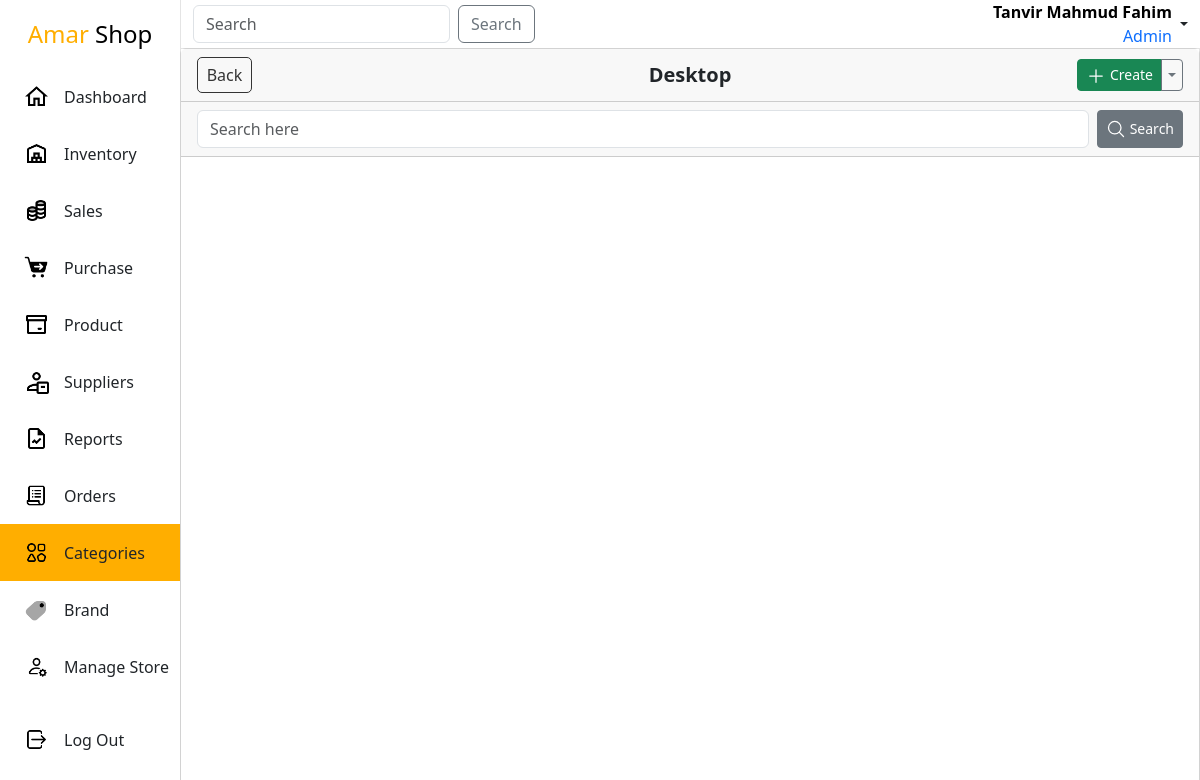
The app's page /admin-panel/category/Desktop/ (signed in), older data.
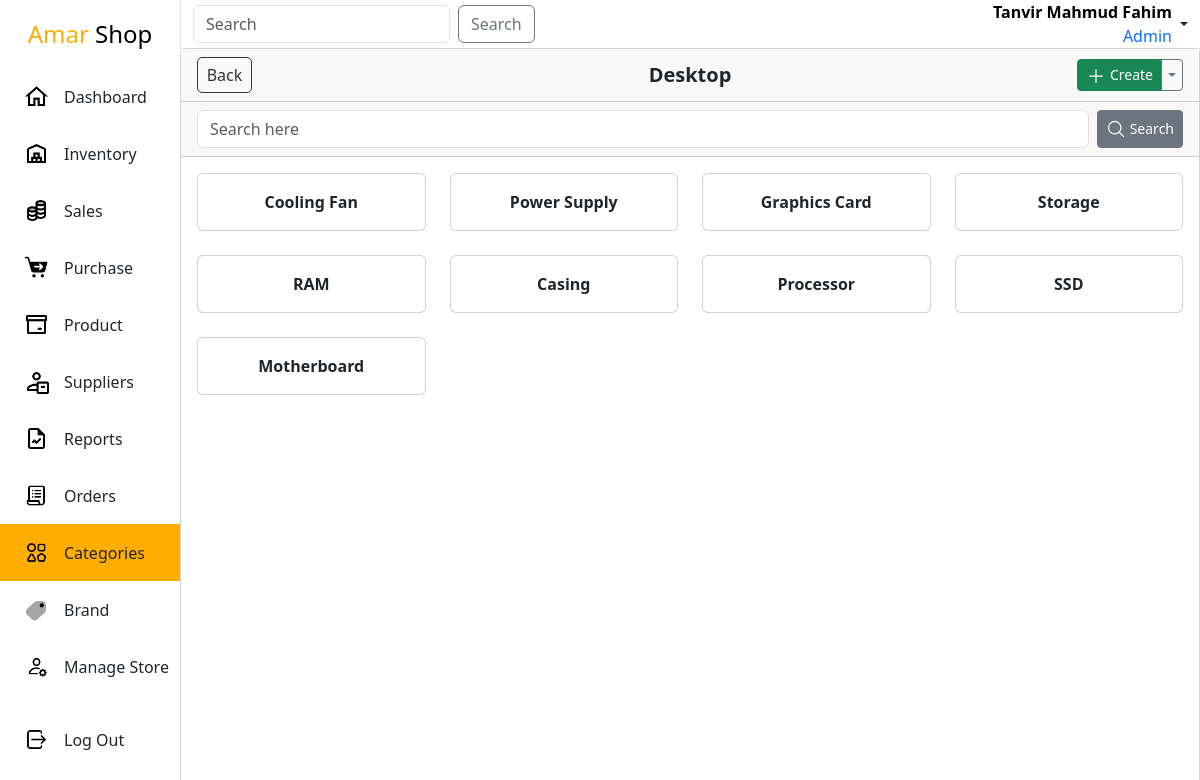
The same page, newer data.
### app/models.py (models this page shows, shortened)
class User(AbstractBaseUser, PermissionsMixin):
    email = models.EmailField(max_length=255, unique=True)
    first_name = models.CharField(max_length=255)
    last_name = models.CharField(max_length=255, blank=True, null=True)
    is_active = models.BooleanField(default=True)
    is_staff = models.BooleanField(default=False)
    profile_pic = models.ImageField(upload_to=profile_image_path, null=True, blank=True)
    objects = UserManager()
    USERNAME_FIELD = 'email'
    REQUIRED_FIELDS = ['first_name', 'last_name']

class Categories(models.Model):
    category = models.CharField(max_length=255, unique=True)
    class Meta:
        ordering = ['-id']

class SubCategory(models.Model):
    name = models.CharField(max_length=255)
    category = models.ForeignKey(Categories, on_delete=models.CASCADE)
    class Meta:
        ordering = ['-id']
    def __str__(self):
        return self.name

### app/views.py (the view, shortened to what this page needs)
# urls.py: path('category/<str:pk>/',SubcategoryView.as_view(),name='sub-categories'),
class SubcategoryView(SuperuserRequiredMixin,CreateView):
    model = SubCategory
    form_class = SubCategoryForm
    context_object_name = 'subcategories'
    template_name = 'inventory/category/subcategory.html'
    def get_context_data(self, **kwargs):
        context = super().get_context_data(**kwargs)
        category = self.kwargs.get('pk',None)
        category_instance = Categories.objects.filter(category=category).first()
        subcategories = self.model.objects.filter(category = category_instance)
        search_query = self.request.GET.get('q', None)
        if search_query:
            subcategories = subcategories.filter(name__icontains=search_query)
        context['category'] = category
        context['subcategories'] = subcategories
        return context

### app/forms.py
class SubCategoryForm(forms.ModelForm):
    class Meta:
        model = SubCategory
        fields = ['name']

### app/views.py (called while the page is built)
    def test_func(self):
        if self.request.user.is_superuser:
            return self.request.user.is_superuser
        if self.request.user.is_staff:
            return self.request.user.is_staff

### templates/inventory/category/subcategory.html (shortened to what this page needs)
{% extends "Layout.html" %}
{% load static %}
{%block link%}
    <link rel="stylesheet" href="{%static 'css/inventory.css'%}">
{%endblock link%}
{%block main%}
<div class="inventory">
    <div class="card height-100">
        <div class="sticky-top bg-white">
            <div class="card-header d-flex justify-content-between align-items-center position-relative">
                <a href="{%url 'category-list'%}" class="btn-back btn-sm">Back</a>
                <div class="fs-5 fw-bold position-absolute top-50 start-50 translate-middle">{{category}}</div>
                <div class="btn-group">
                    <button class="btn btn-success btn-sm" type="button" data-bs-toggle="modal" data-bs-target="#exampleModal">
                        <svg xmlns="http://www.w3.org/2000/svg" fill="none" viewBox="0 0 24 24" stroke-width="1.5" stroke="currentColor" height="20px" width="20px">
                            <path stroke-linecap="round" stroke-linejoin="round" d="M12 4.5v15m7.5-7.5h-15" />
                        </svg>
                        Create
                    </button>
                    <button type="button" class="btn btn-sm btn-outline-secondary dropdown-toggle dropdown-toggle-split" data-bs-toggle="dropdown" aria-expanded="false">
                    </button>
                </div>
            </div>
            <div class="card-header">
                <div>
                    <form method="get" action="{%url 'sub-categories' category%}" class="d-flex">
                        <input class="form-control" type="text" name="q" placeholder="Search here">
                        <button class="btn btn-sm btn-secondary d-flex align-items-center ms-2" type="submit">
                            <svg xmlns="http://www.w3.org/2000/svg" fill="none" viewBox="0 0 24 24" stroke-width="1.5" stroke="currentColor" heigth="20px" width="20px">
                                <path stroke-linecap="round" stroke-linejoin="round" d="m21 21-5.197-5.197m0 0A7.5 7.5 0 1 0 5.196 5.196a7.5 7.5 0 0 0 10.607 10.607Z" />
                            </svg>
                            <div class="ms-1">Search</div>
                        </button>
                    </form>
                </div>
            </div>
        </div>
        <div class="card-body overflow-scroll">
            <div class="row">
                {% for subcategory in subcategories %}
                <a href="#" class="col-3 mb-4">
                    <div class="card m-0">
                        <div class="card-body">
                            <div class="text-center fw-bold">{{ subcategory }}</div>
                        </div>
                    </div>
                </a>
                {% endfor %}
            </div>
        </div>
    </div>
</div>
{%endblock main%}

### templates/Layout.html (shortened to what this page needs)
<!DOCTYPE html>
{% load static %}
<html lang="en">
<head>
    {% load bootstrap5 %}
    {% bootstrap_css %}
    {%block link%}{%endblock link%}
    <link rel="stylesheet" href="{% static 'css/layout.css'%}">
</head>
<body>
    <div class="mother-div">
        <div class="sidebar">
            <div class="upper">
                <div class="branding">
                    <a href="{%url 'dashboard'%}">
                        <span class="gedget">Amar</span> Shop
                    </a>
                </div>
                <ul class="navList">
                    <li class="navItem">
                        <a href="{%url 'dashboard'%}">
                            <img src="{%static 'icons/nav/home.png'%}" width="25" alt="Dashboard"/>
                            <div class="navtitle">Dashboard</div>
                        </a>
                    </li>
                    <li class="navItem">
                        <a href="{%url 'inventory-list'%}" >
                            <img src="{%static 'icons/nav/inventory.png'%}" width="25" alt="Inventory"/>
                            <div class="navtitle">Inventory</div>
                        </a>
                    </li>
                    <li class="navItem">
                        <a href="{%url 'sales-list'%}" >
                            <img src="{%static 'icons/nav/sales.png'%}" width="25" alt="Inventory"/>
                            <div class="navtitle">Sales</div>
                        </a>
                    </li>
                    <li class="navItem">
                        <a href="{%url 'purchase-list'%}" >
                            <img src="{%static 'icons/nav/purchase.png'%}" width="25" alt="Inventory"/>
                            <div class="navtitle">Purchase</div>
                        </a>
                    </li>
                    <li class="navItem">
                        <a href="{%url 'product-list'%}">
                            <img src="{%static 'icons/nav/product.png'%}" width="25" alt="Orders"/>
                            <div class="navtitle">Product</div>
                        </a>
                    </li>
                    <li class="navItem">
                        <a href="{%url 'supplier-list'%}">
                            <img src="{%static 'icons/nav/suppliers.png'%}" width="25" alt="Suppliers"/>
                            <div class="navtitle">Suppliers</div>
                        </a>
                    </li>
                    <li class="navItem">
                        <a href="{%url 'reports'%}">
                            <img src="{%static 'icons/nav/reports.png'%}" width="25" alt="Reports"/>
                            <div class="navtitle">Reports</div>
                        </a>
                    </li>
                    <li class="navItem">
                        <a href="{%url 'orders'%}">
                            <img src="{%static 'icons/nav/orders.png'%}" width="25" alt="Orders"/>
                            <div class="navtitle">Orders</div>
                        </a>
                    </li>
                    <li class="navItem">
                        <a href="{%url 'category-list'%}">
                            <img src="{%static 'icons/nav/category.png'%}" width="25" alt="Orders"/>
                            <div class="navtitle">Categories</div>
                        </a>
                    </li>
                    <li class="navItem">
                        <a href="{%url 'brand-list'%}">
                            <img src="{%static 'icons/nav/brand.png'%}" width="25" alt="Orders"/>
                            <div class="navtitle">Brand</div>
                        </a>
                    </li>
                    <li class="navItem">
                        <a href="{%url 'manage'%}">
                            <img src="{%static 'icons/nav/manage.png'%}" width="25" alt="Manage_Store"/>
                            <div class="navtitle">Manage Store</div>
                        </a>
                    </li>
                </ul>
            </div>
            <div class="lower">
                <ul class="navList">
                    <li class="navItem">
                        <a href="{%url 'admin-logout'%}">
                            <img src="{%static 'icons/nav/logout.png'%}" width="25" alt="Logout"/>
                            <div class="navtitle">Log Out</div>
                        </a>
                    </li>
                </ul>
            </div>
        </div>
        <div class="content">
            <nav class="navbar navbar-light navbar-w bg-white p-0">
                <div class="container-fluid">
                    <form class="d-flex">
                        <input class="form-control me-2" type="search" placeholder="Search" aria-label="Search">
                        <button class="btn btn-outline-secondary" type="submit">Search</button>
                    </form>
                    <div class="nav-item dropdown">
                        <a class="nav-link dropdown-toggle d-flex align-items-center" href="#" id="navbarDropdownMenuLink" role="button" data-bs-toggle="dropdown" aria-expanded="false">
                            <div class="text-end text-black me-1">
                                <div class="fw-bold">{{request.user.first_name}} {{request.user.last_name}}</div>
                                {%if request.user.is_superuser%}
                                <div class="text-primary">Admin</div>
                                {%elif request.user.is_staff%}
                                <div class="text-primary">Staff Member</div>
                                {%endif%}
                            </div>
                        </a>
                    </div>
                </div>
            </nav>
            <div class="main-content">
                {%block main%}
                {%endblock main%}
            </div>
        </div>
    </div>
</body>
</html>

### static/css/inventory.css (style rules this page uses)
.inventory { width: 100%; height: 100%; overflow: scroll; }
ul { list-style-type: none; padding: 0; }
.height-100 { height: 100%; }

### static/css/layout.css (style rules this page uses)
* { padding: 0; margin: 0; box-sizing: border-box; }
a { text-decoration: none; color: black; }
.mother-div { width: 100vw; height: 100vh; background: rgb(228, 228, 228); display: flex; justify-content: space-between; }
.sidebar { width: 15vw; height: 100%; background: white; display: flex; flex-direction: column; justify-content: space-between; align-items: center; }
.upper { width: 100%; height: auto; }
.branding { width: 100%; text-align: center; padding: 1rem 0; font-size: 1.5rem; }
.branding a { text-decoration: none; }
.gedget { color: rgb(255, 174, 0); }
.navList { list-style-type: none; margin: 0; padding: 0; overflow: hidden; }
.navItem { width: 100%; display: flex; align-items: center; transition: all .300s ease; }
.navItem a { text-decoration: none; width: 100%; height: 100%; padding: 1rem 0; padding-left: 1.5rem; display: flex; align-items: center; color: inherit; }
.navtitle { margin-left: 15px; }
.lower { width: 100%; height: auto; padding-bottom: 2rem; }
.content { width: 85vw; height: 100vh; }
.navbar-w { width: 100%; border-left: 1px solid rgb(228, 228, 228); }
.selected { background: rgb(255, 174, 0); }
.main-content { width: 100%; height: 93%; }
input, select,textarea { width: 100%; padding: .6rem; border: none; border-radius: 8px; background-color: rgba(218, 218, 218, 0.878); }
.btn-back { padding: .3rem .5rem; border: 1px solid rgb(52, 52, 52); border-radius: 5px; color: rgb(52, 52, 52); display: flex; justify-content: center; align-items: center; cursor: pointer; width: 55px; }

Row changes from the older to the newer data that the page shows:
added Categories: category "Desktop"
added SubCategory: name "Cooling Fan"
added SubCategory: name "Power Supply"
added SubCategory: name "Graphics Card"
added SubCategory: name "Storage"
added SubCategory: name "RAM"
added SubCategory: name "Casing"
added SubCategory: name "Processor"
added SubCategory: name "SSD"
added SubCategory: name "Motherboard"
Text that changed along with them:
{{ category }}: "Desktop" → (not shown)
